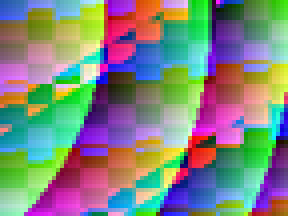
#> input picture artifacts/report_thumbnails/img_47d267bbd334ff82d9262ebe.png, 72 x 54 px (shown 4 times larger); its folder holds only this picture in this run
$ python -i hashing.py   (imports and definitions only)
#> lines starting #> are read from the running program, lines starting #| are printed output that depends on the picture
"""Deterministic exact and perceptual image fingerprint search."""

from __future__ import annotations

import hashlib
import re
from collections import defaultdict
from collections.abc import Iterable, Sequence
from dataclasses import dataclass, field
from io import BytesIO
from pathlib import Path, PurePosixPath
from typing import Annotated, Self

import numpy as np
from PIL import Image, ImageOps
from pydantic import Field, field_validator, model_validator
from scipy.fft import dctn

from splitguard.schemas import ImageRecord, Split, SplitBoundary, StableId, StrictFrozenModel

_SHA256_PATTERN = r"^[0-9a-f]{64}$"
_EXACT_CLUSTER_ID_PATTERN = r"^exact_[0-9a-f]{64}$"
_STABLE_ID_RE = re.compile(r"^[a-z][a-z0-9_]{0,31}_[0-9a-f]{16,64}$")
_UINT64_MAX = (1 << 64) - 1
_PHASH_IMAGE_SIZE = 32
_PHASH_LOW_FREQUENCY_SIZE = 8
_PHASH_ALPHA_BACKGROUND = (255, 255, 255, 255)
PHASH_ALGORITHM_ID = "phash64-dct-v1"
# [1 line that did not run here, left out]
# [5 lines that did not run here, left out]


class PhashInputError(RuntimeError):
    """Raised when a validated local image changed or became inaccessible."""


# [13 lines left out: functions _exact_cluster_id, _boundaries_for, not called in this run]


# [51 lines that did not run here, left out]


# [6 lines that did not run here, left out]


# [12 lines that did not run here, left out]


# [5 lines that did not run here, left out]


# [22 lines left out: functions _validate_uint64, _validate_radius, _validate_record_id, not called in this run]


def compute_phash(image: Image.Image) -> int:
    """Compute SplitGuard's documented 64-bit perceptual image hash.

    The image is EXIF-transposed and alpha-composited over opaque white before
    normalization through RGB and grayscale, then resized to 32 x 32 with
    Lanczos resampling. An orthonormal two-dimensional type-II DCT is computed
    in float64. The row-major top-left 8 x 8 block is packed MSB-first: the DC
    bit (the MSB) is always zero, while the 63 AC coefficients use a strict
    ``coefficient > AC median`` tie rule.
    """

    if not isinstance(image, Image.Image):
        raise TypeError("image must be a Pillow Image")

    corrected = ImageOps.exif_transpose(image)
    has_transparency = "A" in corrected.getbands() or "transparency" in corrected.info
    if has_transparency:
        rgba = corrected.convert("RGBA")
        background = Image.new("RGBA", rgba.size, color=_PHASH_ALPHA_BACKGROUND)
        rgb = Image.alpha_composite(background, rgba).convert("RGB")
    else:
        rgb = corrected.convert("RGB")
    grayscale = rgb.convert("L")
    resized = grayscale.resize(
        (_PHASH_IMAGE_SIZE, _PHASH_IMAGE_SIZE),
        resample=Image.Resampling.LANCZOS,
    )
    pixels = np.asarray(resized, dtype=np.float64)
    coefficients = dctn(pixels, type=2, axes=(0, 1), norm="ortho")
    low_frequency = coefficients[
        :_PHASH_LOW_FREQUENCY_SIZE, :_PHASH_LOW_FREQUENCY_SIZE
    ].reshape(-1)
    ac_median = float(np.median(low_frequency[1:]))

    fingerprint = 0
    for index, coefficient in enumerate(low_frequency):
        fingerprint <<= 1
        if index != 0 and coefficient > ac_median:
            fingerprint |= 1
    return fingerprint


# [6 lines left out: function hamming_distance, not called in this run]


# [97 lines that did not run here, left out]


# [9 lines that did not run here, left out]


# [7 lines that did not run here, left out]


# [22 lines that did not run here, left out]


# [14 lines that did not run here, left out]


# [41 lines that did not run here, left out]


# [42 lines that did not run here, left out]


__all__ = [
    "PHASH_ALGORITHM_ID",
    "BKTree",
    "ExactDuplicateCluster",
    "PhashCandidatePair",
    "PhashInputError",
    "PhashMatch",
    "brute_force_phash_pairs",
    "compute_phash",
    "fingerprint_records",
    "group_exact_duplicates",
    "hamming_distance",
    "indexed_phash_pairs",
]

>>> import cv2
>>> picture = cv2.imread('../../artifacts/report_thumbnails/img_47d267bbd334ff82d9262ebe.png', cv2.IMREAD_GRAYSCALE)
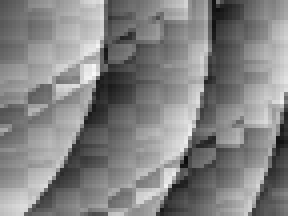
#> picture: shape (54, 72) (shown 4 times larger); min 11, max 249, mean 130.9
#> (the run stopped early here; a loop or call above may not have finished)
